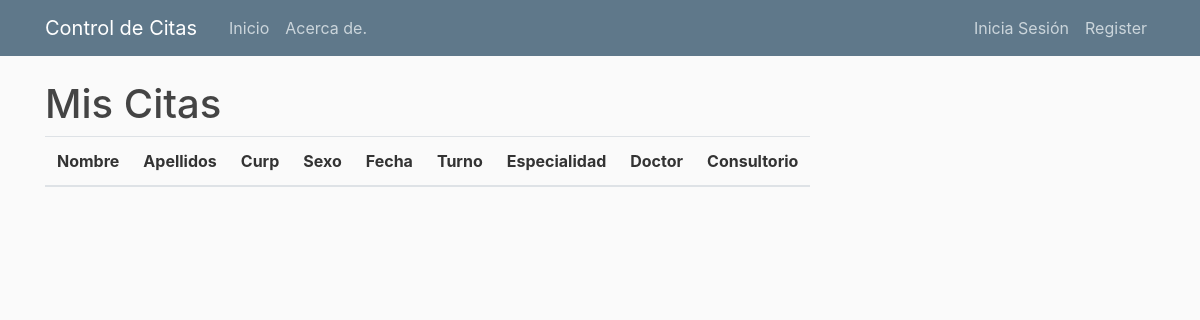
/citas/, run on an earlier commit of the app's database.
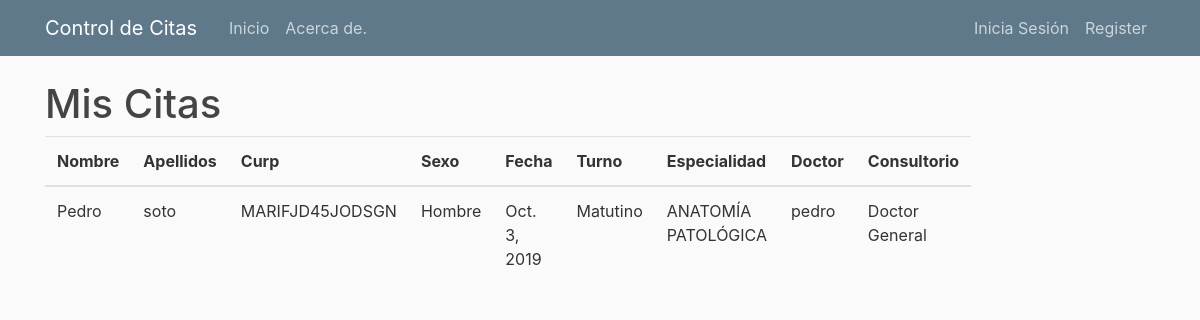
And on a later commit of the database.
### user/models.py (models this page shows, shortened)
class Agendar_cita(models.Model):
    nombre = models.OneToOneField(perfiles, on_delete=models.CASCADE)
    apellidos = models.CharField(max_length=20)
    curp = models.CharField(max_length=20)
    genero = models.CharField(choices=(('Mujer', 'Mujer'), ('Hombre', 'Hombre')), max_length=16, blank=True)
    fecha = models.DateField(blank=True, null=True)
    email = models.CharField(max_length=20)
    direccion = models.CharField(max_length=20)
    estado = models.CharField(max_length=20)
    municipio = models.CharField(max_length=20)
    especialidad = models.OneToOneField(Especialidades, on_delete=models.CASCADE)
    doctor = models.ForeignKey(Doctors, on_delete=models.CASCADE)
    consultorio = models.OneToOneField(Consultorios, on_delete=models.CASCADE)
    Turno = models.CharField(choices=(('Matutino', 'Matutino'), ('Vespertino', 'Vespertino')), max_length=16, blank=True)
    author = models.ForeignKey(User, on_delete=models.CASCADE)

class perfiles(models.Model):
    nombre = models.CharField(max_length=30)
    apellidos = models.CharField(max_length=30)
    user = models.OneToOneField(User, on_delete=models.CASCADE)
    image =models.ImageField(default='default.jpg', upload_to='profile_pics')
    genero = models.CharField(choices=(('M', 'Mujer'), ('H', 'Hombre')), max_length=16, blank=True)
    fecha_nacimiento = models.DateField(blank=True, null=True)
    numero_celular = models.CharField(unique=True, max_length=10, null=True)
    curp = models.CharField(max_length=50)
    email = models.CharField(unique=True, max_length=50)
    direccion = models.CharField(max_length=50)
    municipio = models.CharField(max_length=50)
    estado = models.CharField(max_length=50)
    def __str__(self):
        return self.nombre

class Especialidades(models.Model):
    title = models.CharField(max_length=100)
    content = models.TextField()
    date_posted = models.DateTimeField(default=timezone.now)
    author = models.ForeignKey(User, on_delete=models.CASCADE)
    image =models.ImageField(default='default.jpg', upload_to='espec_pics')
    def __str__(self):
        return self.title

class Doctors(models.Model):
    name = models.CharField(max_length=100)
    apaterno = models.CharField(max_length=20)
    amaterno = models.CharField(max_length=20)
    author = models.ForeignKey(User, on_delete=models.CASCADE)
    image =models.ImageField(default='default.jpg', upload_to='doctors_pics')
    genero = models.CharField(choices=(('Mujer', 'Mujer'), ('Hombre', 'Hombre')), max_length=16, blank=True)
    fecha_nacimiento = models.DateField(blank=True, null=True)
    numero_celular = models.CharField(unique=True, max_length=10, null=True)
    cedula = models.CharField(max_length=50)
    email = models.CharField(unique=True, max_length=50)
    def __str__(self):
        return self.name

class Consultorios(models.Model):
    title = models.CharField(max_length=100)
    content = models.TextField()
    author = models.ForeignKey(User, on_delete=models.CASCADE)
    image =models.ImageField(default='default.jpg', upload_to='consul_pics')
    def __str__(self):
        return self.title

### user/views.py (the view)
# urls.py: path('citas/', user_views.mis_citas, name='citas'),
def mis_citas(request):
    context ={
        'pots': Agendar_cita.objects.filter()
    }
    return render(request, 'user/mis_citas.html', context)

### user/templates/user/mis_citas.html
{% extends "core/base.html" %}
{% load static %}
{% block content %}
<h1>Mis Citas</h1>
<table class="table">
    <thead>
        <tr>
        <th scope="col">Nombre</th>
        <th scope="col">Apellidos</th>
        <th scope="col">Curp</th>
        <th scope="col">Sexo</th>
        <th scope="col">Fecha</th>
        <th scope="col">Turno</th>
        <th scope="col">Especialidad</th>
        <th scope="col">Doctor</th>
        <th scope="col">Consultorio</th>
        </tr>
    </thead>
    <tbody>
    {% for mis_citas in pots %}
        <tr>
        <td>{{mis_citas.nombre}}</td>
        <td>{{mis_citas.apellidos}}</td>
        <td>{{mis_citas.curp}}</td>
        <td>{{mis_citas.genero}}</td>
        <td>{{mis_citas.fecha}}</td>
        <td>{{mis_citas.Turno}}</td>
        <td>{{mis_citas.especialidad}}</td>
        <td>{{mis_citas.doctor}}</td>
        <td>{{mis_citas.consultorio}}</td>
    {% endfor %}
    </tbody>
</table>
{% endblock content %}

What changed in the data, as far as the page shows it:
added Agendar_cita: nombre "Pedro", apellidos "soto", curp "MARIFJD45JODSGN", genero "Hombre", fecha "Oct. 3, 2019", Turno "Matutino", especialidad "ANATOMÍA PATOLÓGICA", doctor "pedro", consultorio "Doctor General"
